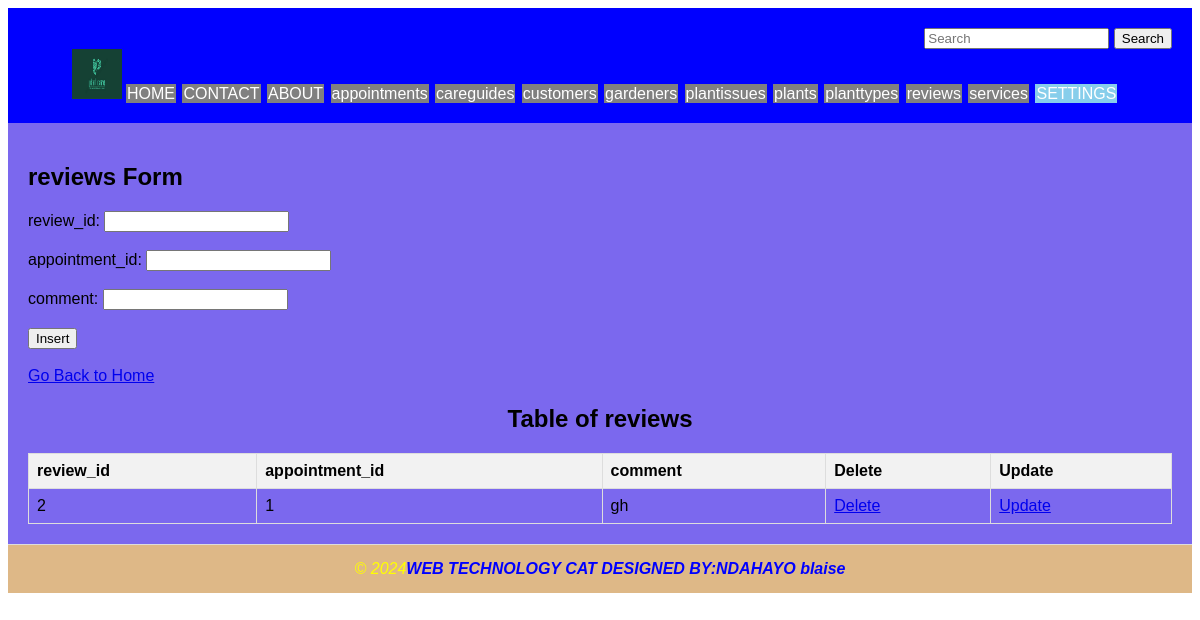
Screenshot of /reviews.php with the database file from the repository.
### tables this page shows
CREATE TABLE `reviews` (
  `review_id` int(11) NOT NULL,
  `appointment_id` int(11) DEFAULT NULL,
  `comment` text DEFAULT NULL
);

### reviews.php (the view, shortened to what this page needs)
<!DOCTYPE html>
<html lang="en">
<head>
</head>
<body>
<header>
    <form class="search-form" role="search" action="search.php">
        <input class="form-control me-2" type="search" placeholder="Search" aria-label="Search" name="query">
        <button class="btn btn-outline-success" type="submit">Search</button>
    </form>
    <ul>
     <img src="logo.JPEG" alt="Logo" height="50" width="50">
        <li style="display: inline; margin-right: 1px;"><a href="./HOME.html" style="padding: 1px; color: white; background-color: grey; text-decoration: none; margin-right: 1px;">HOME</a></li>
        <li style="display: inline; margin-right: 1px;"><a href="./CONTACT.html" style="padding: 1px; color: white; background-color: grey; text-decoration: none; margin-right: 1px;">CONTACT</a></li>
        <li style="display: inline; margin-right: 1px;"><a href="./ABOUT.html" style="padding: 1px; color: white; background-color: grey; text-decoration: none; margin-right: 1px;">ABOUT</a></li>
        <li style="display: inline; margin-right: 1px;"><a href="./appointments.php" style="padding: 1px; color: white; background-color: grey; text-decoration: none; margin-right: 1px;">appointments</a></li>
        <li style="display: inline; margin-right: 1px;"><a href="./careguides.php" style="padding: 1px; color: white; background-color: grey; text-decoration: none; margin-right: 1px;">careguides</a></li>
        <li style="display: inline; margin-right: 1px;"><a href="./customers.php" style="padding: 1px; color: white; background-color: grey; text-decoration: none; margin-right: 1px;">customers</a></li>
        <li style="display: inline; margin-right: 1px;"><a href="./gardeners.php" style="padding: 1px; color: white; background-color: grey; text-decoration: none; margin-right: 1px;">gardeners</a></li>
        <li style="display: inline; margin-right: 1px;"><a href="./plantissues.php" style="padding: 1px; color: white; background-color: grey; text-decoration: none; margin-right: 1px;">plantissues</a></li>
         <li style="display: inline; margin-right: 1px;"><a href="./plants.php" style="padding: 1px; color: white; background-color: grey; text-decoration: none; margin-right: 1px;">plants</a></li>
        <li style="display: inline; margin-right: 1px;"><a href="./planttypes.php" style="padding: 1px; color: white; background-color: grey; text-decoration: none; margin-right: 1px;">planttypes</a></li>
         <li style="display: inline; margin-right: 1px;"><a href="./reviews.php" style="padding: 1px; color: white; background-color: grey; text-decoration: none; margin-right: 1px;">reviews</a></li>
         <li style="display: inline; margin-right: 1px;"><a href="./services.php" style="padding: 1px; color: white; background-color: grey; text-decoration: none; margin-right: 1px;">services</a></li>
        <li class="dropdown">
            <a href="#">SETTINGS</a>
        </li>
    </ul>
</header>
<section>
    <h1>reviews Form</h1>
    <form method="post" action="reviews.php">
        <label for="review_id">review_id:</label>
        <input type="number" id="review_id" name="review_id" required><br><br>
         <label for="appointment_id">appointment_id:</label>
        <input type="number" id="appointment_id" name="appointment_id" required><br><br>
        <label for="comment">comment:</label>
        <input type="text" id="comment" name="comment" required><br><br>
        <input type="submit" name="insert" value="Insert"><br><br>
    </form>
    <a href="./home.html">Go Back to Home</a>
    <?php
    include('database_connection.php');
    $sql = "SELECT * FROM reviews";
    $result = $connection->query($sql);
    ?>
    <center><h2>Table of reviews</h2></center>
    <table>
        <tr>
            <th>review_id</th>
            <th>appointment_id</th>
            <th>comment</th>
            <th>Delete</th>
            <th>Update</th>
        </tr>
        <?php
        if ($result->num_rows > 0) {
            while ($row = $result->fetch_assoc()) {
                echo "<tr>
                    <td>{$row["review_id"]}</td>
                   <td>{$row["appointment_id"]}</td>
                     <td>{$row["comment"]}</td>
                    <td><a href='delete_reviews.php?review_id={$row["review_id"]}'>Delete</a></td>
                    <td><a href='update_reviews.php?review_id={$row["review_id"]}'>Update</a></td>
                </tr>";
            }
        } else {
            echo "<tr><td colspan='5'>No data found</td></tr>";
        }
        ?>
    </table>
</section>
<footer>
  <marquee><i style="color: yellow;">&copy; 2024</i><i style="color: blue;" ><b>WEB TECHNOLOGY CAT DESIGNED BY:NDAHAYO blaise</b></marquee>
</footer>
</body>
</html>

### reviews.php (style rules this page uses)
body { background-color: ocean blue; font-family: Arial, sans-serif; }
table { width: 100%; border-collapse: collapse; }
th, td { border: 1px solid #ddd; padding: 8px; text-align: left; }
th { background-color: #f2f2f2; }
header { background-color: blue; padding: 20px; text-align: center; }
section { padding: 20px; border-bottom: 1px solid #ddd; background-color: mediumslateblue; }
footer { text-align: center; padding: 15px; background-color: burlywood; }
.dropdown { position: relative; display: inline-block; margin-right: 10px; }
.search-form { text-align: right; }
ul { list-style-type: none; padding: 0; margin: 0; text-align: center; }
ul li { display: inline; margin-right: 10px; }
ul li a { padding: 1px; color: white; background-color: skyblue; text-decoration: none; margin-right: 1px; }

### rows the page displays
reviews: review_id "2", appointment "1", comment "gh"
